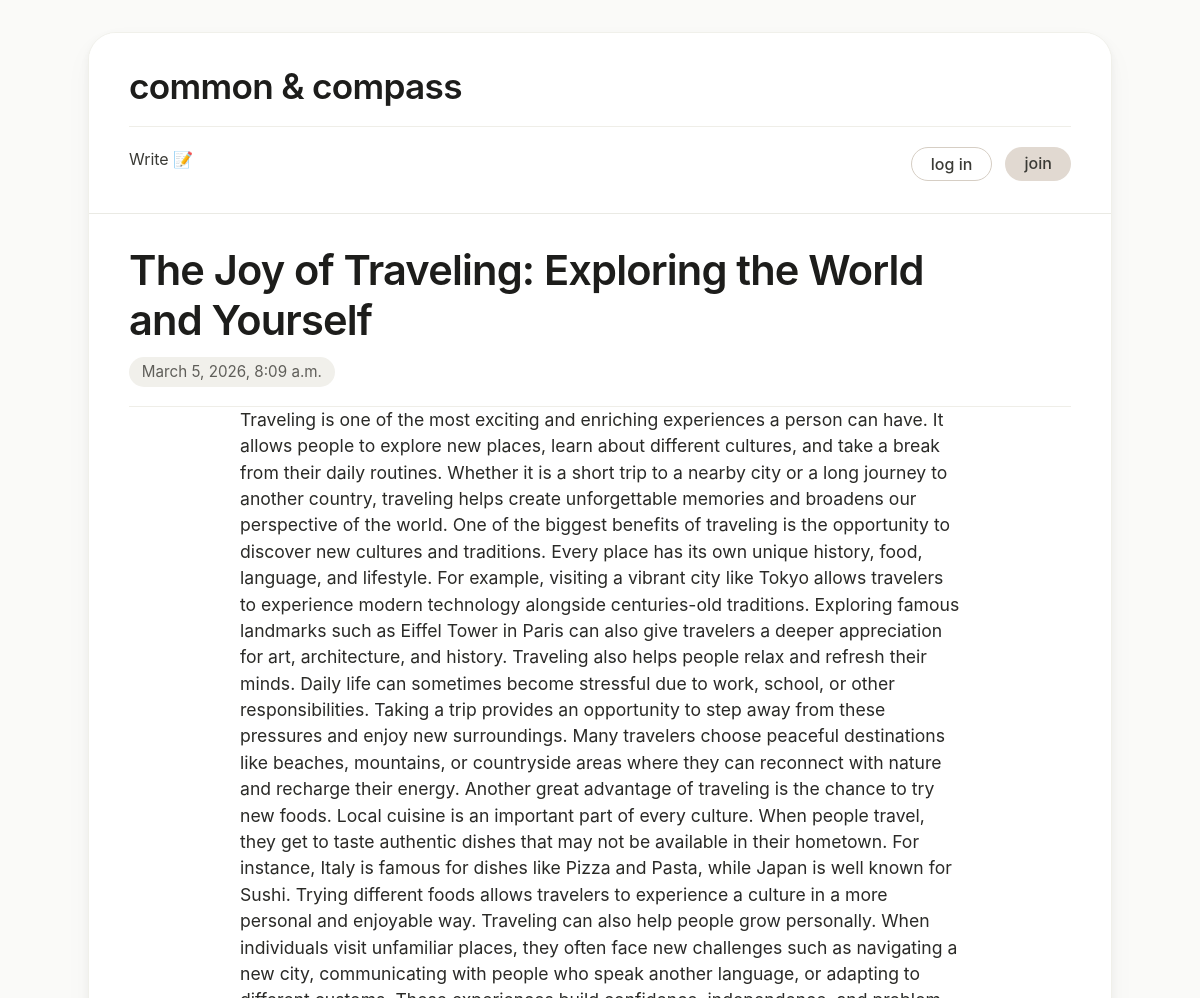
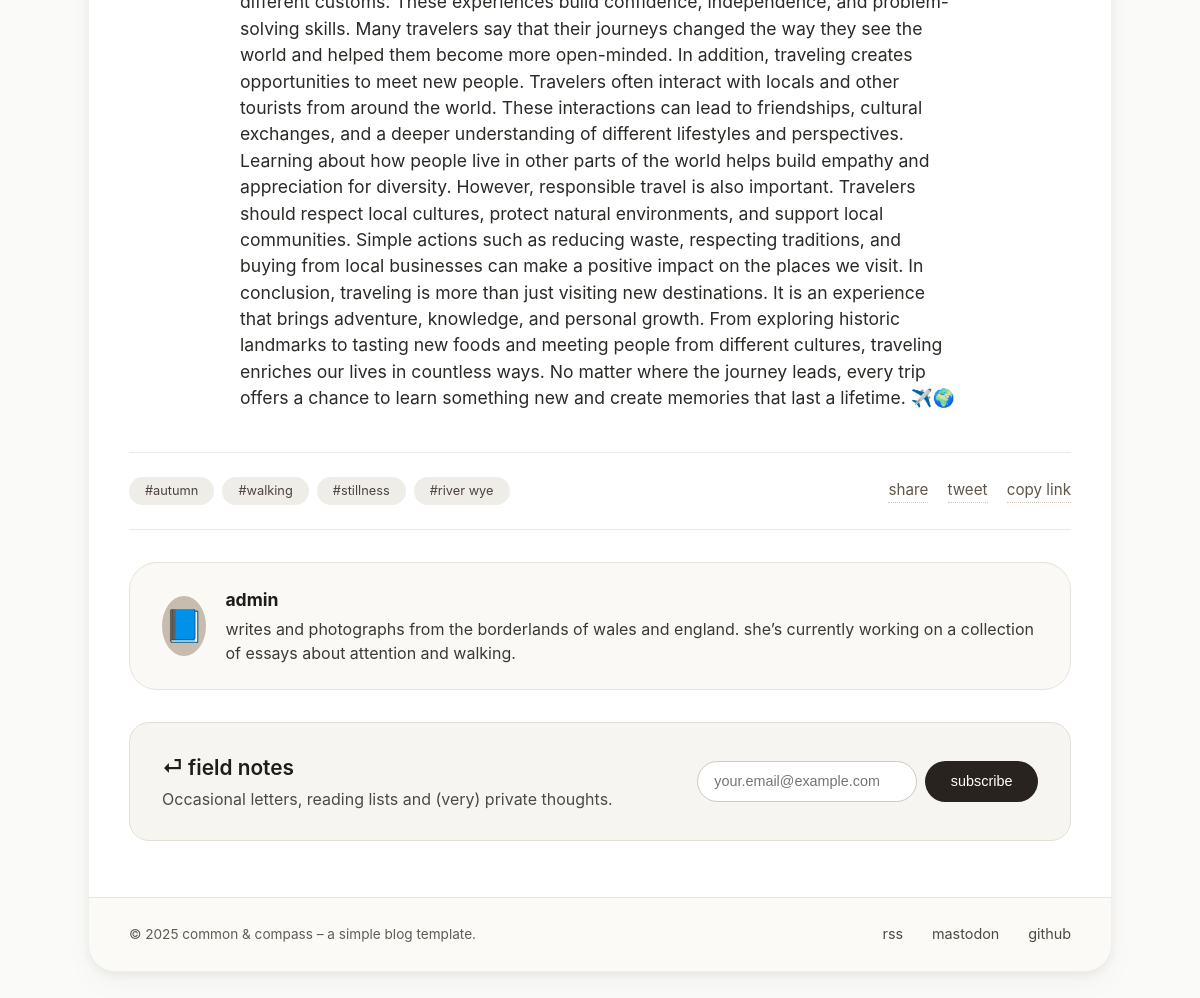
Screenshot of /post/3/ with the database file from the repository (2 pictures, top to bottom).
### posts/models.py (models this page shows)
class Post(models.Model):
    title = models.CharField(max_length=200)
    content = models.TextField()
    author = models.ForeignKey(
        User,
        on_delete=models.CASCADE,
        related_name="posts"
    )
    created_at = models.DateTimeField(auto_now_add=True)

### posts/views.py (the view)
# urls.py: path('post/<str:pk>/', views.post, name='post'),
def post(request, pk):
    posts = Post.objects.get(pk=pk)
    return render(request, 'posts.html', {'posts': posts})

### templates/posts.html (shortened to what this page needs)
<!doctype html>
<html lang="en">
  <head>
  </head>
  <body>
    <div class="blog">
      <header class="blog-header container">
        <h1 class="blog-title"><a href="/">common & compass</a></h1>
        <nav class="nav-links">
          <a href="/write/">Write 📝</a>
          <div class="auth-buttons">
            {% if user.is_authenticated %}
            <a href="/logout/" class="login-link">log out</a>
            <a href="/profile/" class="register-link">{{user.username}}</a>
            {% else %}
            <a href="/login/" class="login-link">log in</a>
            <a href="/register/" class="register-link">join</a>
            {% endif %}
          </div>
        </nav>
      </header>
      <article class="container" style="padding-top: 2rem">
        <header class="post-header">
          <h1 class="post-title">{{posts.title}}</h1>
          <div class="meta-line">
            <time>{{posts.created_at}}</time>
          </div>
        </header>
        <div class="post-content">
          <p>{{posts.content}}</p>
        </div>
        <footer class="post-foot">
          <div class="tag-list">
            <a href="#" class="tag">#autumn</a>
            <a href="#" class="tag">#walking</a>
            <a href="#" class="tag">#stillness</a>
            <a href="#" class="tag">#river wye</a>
          </div>
          <div class="share-links">
            <a href="#">share</a>
            <a href="#">tweet</a>
            <a href="#">copy link</a>
          </div>
        </footer>
        <div class="author-bio">
          <div class="author-avatar">📘</div>
          <div>
            <strong style="font-size: 1.1rem">{{posts.author}}</strong>
            <p style="margin-top: 0.2rem">
              writes and photographs from the borderlands of wales and england.
              she’s currently working on a collection of essays about attention
              and walking.
            </p>
          </div>
        </div>
        <div class="newsletter-box">
          <div class="newsletter-text">
            <h3>⏎ field notes</h3>
            <p>
              Occasional letters, reading lists and (very) private thoughts.
            </p>
          </div>
          <div class="newsletter-input">
            <input
              type="email"
              placeholder="your.email@example.com"
              aria-label="Email for newsletter"
            />
            <button type="button">subscribe</button>
          </div>
        </div>
      </article>
      <footer class="blog-footer">
        <div class="copyright">
          &copy; 2025 common & compass – a simple blog template.
        </div>
        <div class="footer-links">
          <a href="#">rss</a>
          <a href="#">mastodon</a>
          <a href="#">github</a>
        </div>
      </footer>
    </div>
  </body>
</html>

### templates/posts.html (style rules this page uses)
* { margin: 0; padding: 0; box-sizing: border-box; }
body { background: #fafaf8; font-family: "Inter", system-ui, -apple-system, BlinkMacSystemFont, "Segoe UI", Roboto, Helvetica, Arial, sans-serif; color: #1d1d1b; line-height: 1.5; padding: 2rem 1rem; }
.blog { max-width: 1024px; margin: 0 auto; background: white; border-radius: 28px; box-shadow: 0 12px 30px rgba(0, 0, 0, 0.03), 0 4px 8px rgba(0, 0, 0, 0.05); overflow: hidden; border: 1px solid #f0f0ea; }
.container { padding: 2rem 2.5rem; }
.blog-header { border-bottom: 1px solid #eaeae4; background: #ffffff; }
.blog-title { font-size: 2.2rem; font-weight: 580; letter-spacing: -0.02em; line-height: 1.2; }
.blog-title a { text-decoration: none; color: #1d1d1b; }
.nav-links { display: flex; flex-wrap: wrap; gap: 2rem; margin-top: 1.2rem; font-weight: 430; border-top: 1px solid #efeee8; padding-top: 1.2rem; }
.nav-links a { text-decoration: none; color: #3a3a35; font-size: 1rem; transition: color 0.15s; }
.auth-buttons { display: flex; gap: 0.8rem; margin-left: auto; }
.login-link { background: transparent; padding: 0.25rem 1.2rem; border-radius: 40px; color: #4a443c; font-weight: 500; border: 1px solid #d6cec4; }
.register-link { background: #e1d9d1; padding: 0.25rem 1.2rem; border-radius: 40px; color: #2d2a24; font-weight: 500; }
.post-header { border-bottom: 1px solid #efeee8; }
.post-header .meta-line { display: flex; flex-wrap: wrap; align-items: center; gap: 1.2rem 2rem; margin: 0.75rem 0 1.2rem; color: #5f5e59; font-size: 0.95rem; }
.post-header .meta-line time { background: #f1f0eb; padding: 0.2rem 0.8rem; border-radius: 30px; }
.post-title { font-size: 2.6rem; font-weight: 580; letter-spacing: -0.02em; line-height: 1.2; margin-bottom: 0.5rem; max-width: 90%; }
.post-content { font-size: 1.1rem; max-width: 720px; margin: 0 auto 2rem; color: #2a2a27; }
.post-content p { margin-bottom: 1.6rem; }
.post-foot { border-top: 1px solid #eaeae4; border-bottom: 1px solid #eaeae4; padding: 1.5rem 0; margin: 2.5rem 0 1.8rem; display: flex; flex-wrap: wrap; justify-content: space-between; align-items: center; gap: 1rem; }
.tag-list { display: flex; gap: 0.5rem; flex-wrap: wrap; }
.tag { background: #efede8; padding: 0.3rem 1rem; border-radius: 40px; font-size: 0.8rem; color: #4c443b; text-decoration: none; }
.share-links { display: flex; gap: 1.2rem; }
.share-links a { text-decoration: none; color: #5f5549; font-size: 0.95rem; border-bottom: 1px dotted #cfc6bc; }
.author-bio { display: flex; gap: 1.2rem; background: #faf9f6; padding: 1.5rem 2rem; border-radius: 28px; margin: 2rem 0 1rem; align-items: center; border: 1px solid #e7e3da; }
.author-avatar { background: #c7bcae; width: 60px; height: 60px; border-radius: 50%; display: flex; align-items: center; justify-content: center; font-size: 2rem; color: #4d4237; font-weight: 350; }
.author-bio p { color: #3c3a33; }
.newsletter-box { background: #f7f5f1; border-radius: 20px; margin: 2rem 0 1.5rem; padding: 1.8rem 2rem; display: flex; flex-wrap: wrap; align-items: center; justify-content: space-between; gap: 1.5rem; border: 1px solid #e3dfd7; }
.newsletter-text h3 { font-weight: 560; font-size: 1.3rem; margin-bottom: 0.25rem; }
.newsletter-text p { color: #4b4a43; }
.newsletter-input { display: flex; gap: 0.5rem; flex-wrap: wrap; }
.newsletter-input input { padding: 0.7rem 1rem; border: 1px solid #cfc9c0; border-radius: 60px; background: white; font-size: 0.9rem; min-width: 220px; outline: none; }
.newsletter-input button { background: #29231f; color: white; border: none; padding: 0.7rem 1.6rem; border-radius: 60px; font-weight: 480; font-size: 0.9rem; cursor: pointer; transition: 0.15s background; }
.blog-footer { border-top: 1px solid #e7e5dd; background: #fbfaf7; padding: 1.6rem 2.5rem; display: flex; flex-wrap: wrap; justify-content: space-between; align-items: center; color: #5f5c54; font-size: 0.9rem; }
.footer-links { display: flex; gap: 1.8rem; }
.footer-links a { text-decoration: none; color: #4d4a42; }
.copyright { font-size: 0.85rem; }

### rows the page displays
Post: title "The Joy of Traveling: Exploring the World and Yourself", created_at "March 5, 2026, 8:09 a.m.", content "Traveling is one of the most exciting and enriching experiences a person can have. It allows people to explore new places, learn about different cultures, and take a break from their daily routines. Whether it is a short trip to a nearby city or a long journey to another country, traveling helps create unforgettable memories and broadens our perspective of the world. One of the biggest benefits of traveling is the opportunity to discover new cultures and traditions. Every place has its own unique history, food, language, and lifestyle. For example, visiting a vibrant city like Tokyo allows travelers to experience modern technology alongside centuries-old traditions. Exploring famous…", author "admin"
